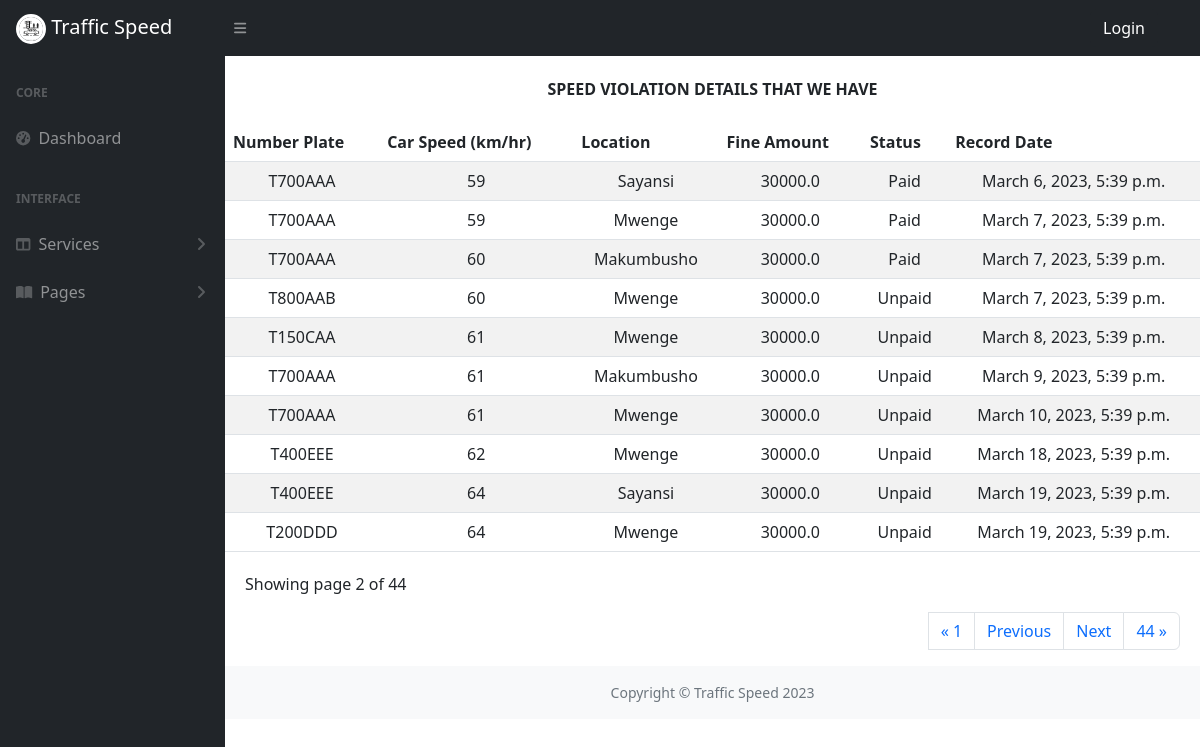
The app's page /Record_all/?page=2 with its own data.
### Backend/models.py (models this page shows, shortened)
class Numberplate(models.Model):
    STATUS_CHOICE = [
        ('Unpaid', 'Unpaid'),
        ('Paid', 'Paid'),
    ]
    No_plate = models.CharField(max_length=12)
    Image = models.CharField(max_length=100)
    Car_speed = models.CharField(max_length=5, default='60')
    Location = models.CharField(max_length=50, default= None)
    Fine_amount = models.FloatField(default=30000)
    Status = models.CharField(max_length=10, choices=STATUS_CHOICE, default= 'Unpaid')
    Record_date = models.DateTimeField(auto_now_add=True)
    Control_number = models.CharField(max_length=11, unique=True, blank=True, null=True)

### frontend/views.py (the view)
# urls.py: path('Record_all/', views.record_all, name="all_record"),
def record_all(request):
    violations = Numberplate.objects.all()
    paginator = Paginator(violations, 10)
    page_number = request.GET.get('page')
    page_obj = Paginator.get_page(paginator, page_number)
    context = {
        'violations': violations,
        'page_obj': page_obj,
    }
    return render(request, 'Search/table.html', context)

### templates/Search/table.html (shortened to what this page needs)
{% extends 'AdminDashboard/dashboard.html' %}
{% load static %}
{% block contents %}
<div class="container mx-auto mb-4">
    <h6 class="text-center mt-4" > <strong> SPEED VIOLATION DETAILS THAT WE HAVE </strong> </h6>
  </div>
  <div class="originaltable">
    <table class="table table-striped" >
      <thead>
        <tr class="table-striped">
          <th scope="col">Number Plate</th>
          <th scope="col">Car Speed (km/hr)</th>
          <th scope="col">Location</th>
          <th scope="col">Fine Amount</th>
          <th scope="col" >Status</th>
          <th scope="col">Record Date</th>
        </tr>
      </thead>
      <tbody>
        {% for violation in page_obj %}
        <tr class="text-center">
          <td>{{ violation.No_plate}}</td>
          <td>{{ violation.Car_speed }}</td>
          <td>{{ violation.Location }}</td>
          <td>{{ violation.Fine_amount }}</td>
          <td>{{ violation.Status}}</td>
          <td>{{ violation.Record_date }}</td>
        </tr>
        {% endfor %}
      </tbody>
    </table>
  </div>
<div class="showpage">
   <p>Showing page {{page_obj.number}} of {{page_obj.paginator.num_pages}}</p>
   <ul class="pagination d-flex justify-content-end">
    {% if page_obj.has_previous %}
    <li {% if page_obj.number == 1 %} class="page-item active" {% endif %} ><a class="page-link" href="?page=1">&laquo; 1</a></li>
    <li class="page-item" ><a class="page-link" href="?page={{page_obj.previous_page_number}}">Previous</a> </li>
    {% endif %}
    {% if page_obj.has_next %}
    <li class="page-item"><a class="page-link" href="?page={{page_obj.next_page_number}}">Next</a></li>
    <li class="page-item" ><a class="page-link" href="?page={{page_obj.paginator.num_pages}}"> {{page_obj.paginator.num_pages}} &raquo; </a> </li>
    {% endif %}
    </ul>
  </div>
{% endblock contents %}

### static/css/main.css (style rules this page uses)
.showpage { margin: 20px 20px 0px; display: block; }

### records on screen
Numberplate: No_plate "T700AAA", Car_speed "59", Location "Sayansi", Fine_amount "30000.0", Status "Paid", Record_date "March 6, 2023, 5:39 p.m."
Numberplate: No_plate "T700AAA", Car_speed "59", Location "Mwenge", Fine_amount "30000.0", Status "Paid", Record_date "March 7, 2023, 5:39 p.m."
Numberplate: No_plate "T700AAA", Car_speed "60", Location "Makumbusho", Fine_amount "30000.0", Status "Paid", Record_date "March 7, 2023, 5:39 p.m."
Numberplate: No_plate "T800AAB", Car_speed "60", Location "Mwenge", Fine_amount "30000.0", Status "Unpaid", Record_date "March 7, 2023, 5:39 p.m."
Numberplate: No_plate "T150CAA", Car_speed "61", Location "Mwenge", Fine_amount "30000.0", Status "Unpaid", Record_date "March 8, 2023, 5:39 p.m."
Numberplate: No_plate "T700AAA", Car_speed "61", Location "Makumbusho", Fine_amount "30000.0", Status "Unpaid", Record_date "March 9, 2023, 5:39 p.m."
Numberplate: No_plate "T700AAA", Car_speed "61", Location "Mwenge", Fine_amount "30000.0", Status "Unpaid", Record_date "March 10, 2023, 5:39 p.m."
Numberplate: No_plate "T400EEE", Car_speed "62", Location "Mwenge", Fine_amount "30000.0", Status "Unpaid", Record_date "March 18, 2023, 5:39 p.m."
Numberplate: No_plate "T400EEE", Car_speed "64", Location "Sayansi", Fine_amount "30000.0", Status "Unpaid", Record_date "March 19, 2023, 5:39 p.m."
Numberplate: No_plate "T200DDD", Car_speed "64", Location "Mwenge", Fine_amount "30000.0", Status "Unpaid", Record_date "March 19, 2023, 5:39 p.m."

### other values on screen
{{ page_obj.number }} "2"
{{ page_obj.paginator.num_pages }} "44"
